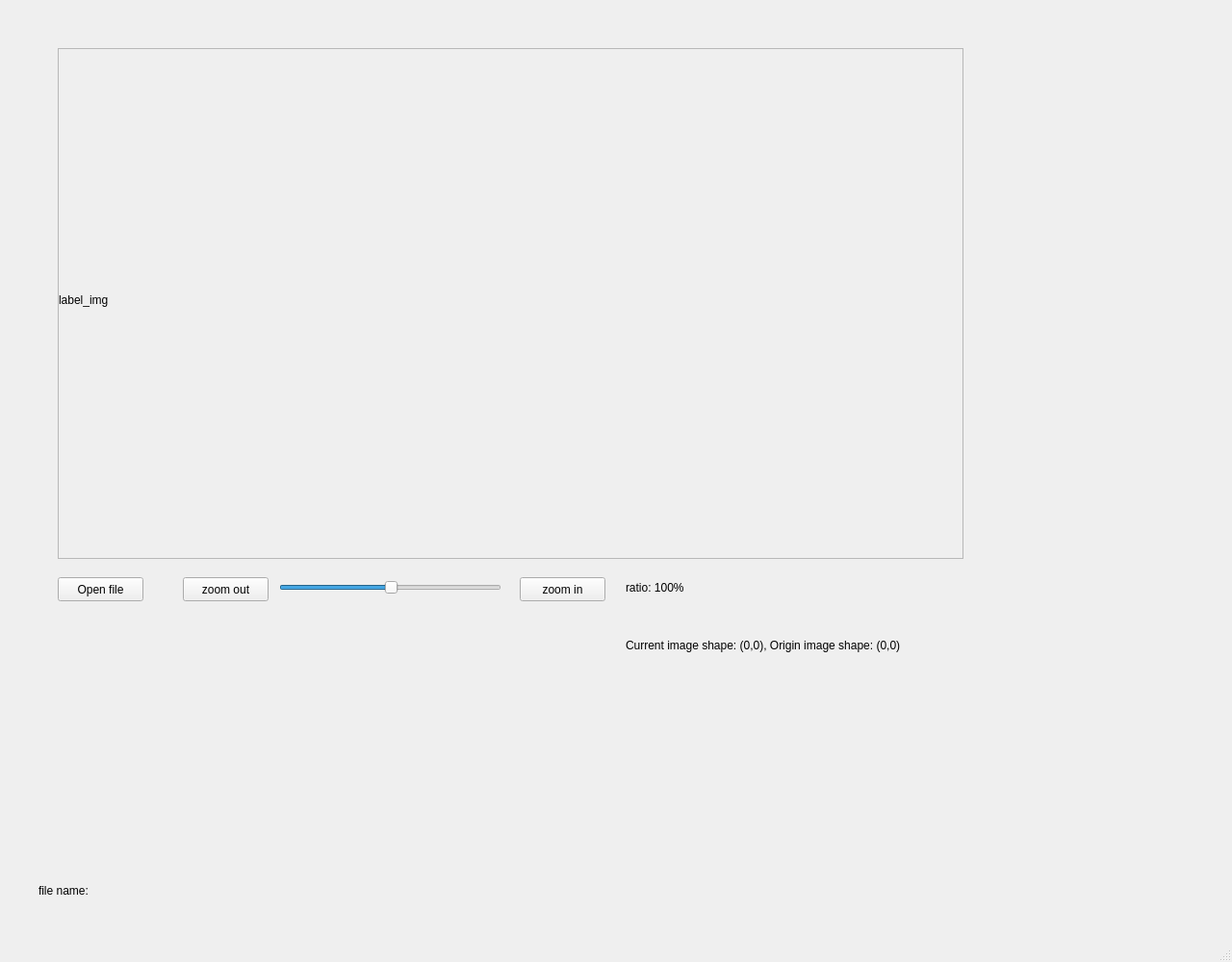
<?xml version="1.0" encoding="UTF-8"?>
<ui version="4.0">
 <class>MainWindow</class>
 <widget class="QMainWindow" name="MainWindow">
  <property name="geometry">
   <rect>
    <x>0</x>
    <y>0</y>
    <width>1280</width>
    <height>1000</height>
   </rect>
  </property>
  <property name="windowTitle">
   <string>MainWindow</string>
  </property>
  <widget class="QWidget" name="centralwidget">
   <widget class="QWidget" name="verticalLayoutWidget">
    <property name="geometry">
     <rect>
      <x>60</x>
      <y>50</y>
      <width>941</width>
      <height>531</height>
     </rect>
    </property>
    <layout class="QVBoxLayout" name="verticalLayout">
     <property name="spacing">
      <number>0</number>
     </property>
     <item>
      <widget class="QScrollArea" name="scrollArea">
       <property name="widgetResizable">
        <bool>true</bool>
       </property>
       <widget class="QWidget" name="scrollAreaWidgetContents">
        <property name="geometry">
         <rect>
          <x>0</x>
          <y>0</y>
          <width>937</width>
          <height>527</height>
         </rect>
        </property>
        <widget class="QLabel" name="label_img">
         <property name="geometry">
          <rect>
           <x>0</x>
           <y>0</y>
           <width>941</width>
           <height>521</height>
          </rect>
         </property>
         <property name="text">
          <string>label_img</string>
         </property>
        </widget>
       </widget>
      </widget>
     </item>
    </layout>
   </widget>
   <widget class="QPushButton" name="btn_zoom_in">
    <property name="geometry">
     <rect>
      <x>190</x>
      <y>600</y>
      <width>89</width>
      <height>25</height>
     </rect>
    </property>
    <property name="text">
     <string>zoom out</string>
    </property>
   </widget>
   <widget class="QLabel" name="label_img_shape">
    <property name="geometry">
     <rect>
      <x>650</x>
      <y>660</y>
      <width>641</width>
      <height>21</height>
     </rect>
    </property>
    <property name="text">
     <string>Current image shape: (0,0), Origin image shape: (0,0)</string>
    </property>
   </widget>
   <widget class="QPushButton" name="btn_open_file">
    <property name="geometry">
     <rect>
      <x>60</x>
      <y>600</y>
      <width>89</width>
      <height>25</height>
     </rect>
    </property>
    <property name="text">
     <string>Open file</string>
    </property>
   </widget>
   <widget class="QLabel" name="label_file_name">
    <property name="geometry">
     <rect>
      <x>40</x>
      <y>910</y>
      <width>941</width>
      <height>31</height>
     </rect>
    </property>
    <property name="text">
     <string>file name:</string>
    </property>
   </widget>
   <widget class="QSlider" name="slider_zoom">
    <property name="geometry">
     <rect>
      <x>290</x>
      <y>600</y>
      <width>231</width>
      <height>21</height>
     </rect>
    </property>
    <property name="value">
     <number>50</number>
    </property>
    <property name="orientation">
     <enum>Qt::Horizontal</enum>
    </property>
   </widget>
   <widget class="QLabel" name="label_ratio">
    <property name="geometry">
     <rect>
      <x>650</x>
      <y>600</y>
      <width>641</width>
      <height>21</height>
     </rect>
    </property>
    <property name="text">
     <string>ratio: 100%</string>
    </property>
   </widget>
   <widget class="QPushButton" name="btn_zoom_out">
    <property name="geometry">
     <rect>
      <x>540</x>
      <y>600</y>
      <width>89</width>
      <height>25</height>
     </rect>
    </property>
    <property name="text">
     <string>zoom in</string>
    </property>
   </widget>
  </widget>
  <widget class="QMenuBar" name="menubar">
   <property name="geometry">
    <rect>
     <x>0</x>
     <y>0</y>
     <width>1280</width>
     <height>28</height>
    </rect>
   </property>
  </widget>
  <widget class="QStatusBar" name="statusbar"/>
 </widget>
 <resources/>
 <connections/>
</ui>
